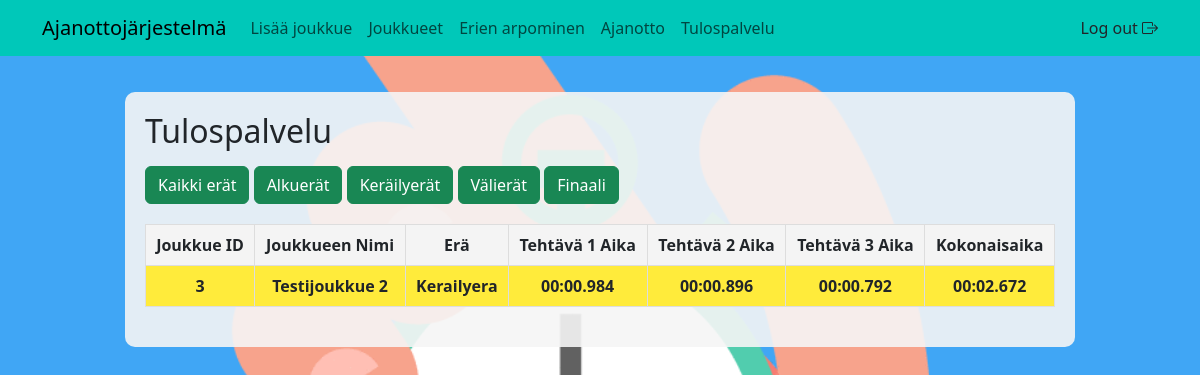
The app's page /tulospalvelu_old.php?era=kerailyera (signed in), older data.
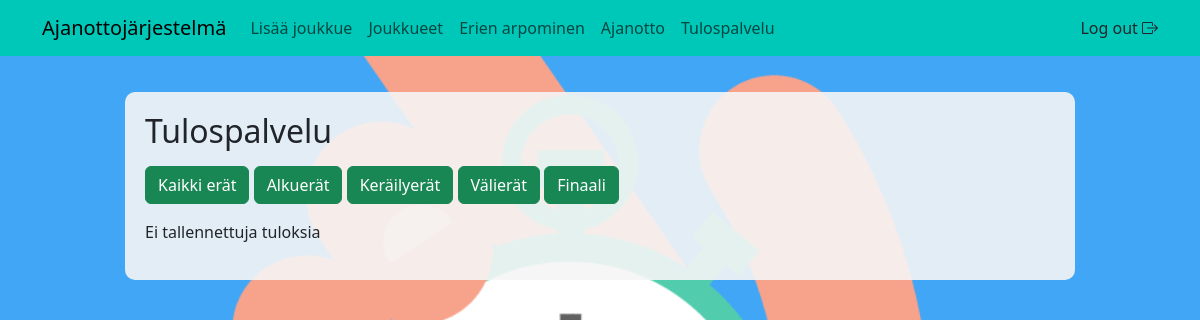
The same page, newer data.
### tables this page shows
CREATE TABLE `tulostaulu` (
  `aikaid` int(11) NOT NULL,
  `joukkueid` int(11) NOT NULL,
  `era` enum('Alkuera','Kerailyera','Valiera','Finaali') NOT NULL,
  `tehtava1aika` varchar(10) NOT NULL,
  `tehtava2aika` varchar(10) NOT NULL,
  `tehtava3aika` varchar(10) NOT NULL,
  `kokonaisaika` varchar(10) NOT NULL
);

CREATE TABLE `joukkueet` (
  `joukkueid` int(100) NOT NULL,
  `nimi` varchar(100) NOT NULL,
  `koulu` varchar(100) NOT NULL,
  `jasen1` varchar(100) NOT NULL,
  `jasen2` varchar(100) NOT NULL,
  `jasen3` varchar(100) NOT NULL
);

### tulospalvelu_old.php (the view)
<?php
include_once 'inc/header.php';
include_once 'inc/database.php';
$era = $_GET['era'] ?? null;
$sql = "SELECT joukkueet.joukkueid, joukkueet.nimi AS joukkue_nimi, tulostaulu.era,
        tulostaulu.tehtava1aika, tulostaulu.tehtava2aika, tulostaulu.tehtava3aika, tulostaulu.kokonaisaika
        FROM tulostaulu
        INNER JOIN joukkueet ON tulostaulu.joukkueid = joukkueet.joukkueid
";
if ($era) {
  $sql .= " WHERE era = :era";
}
$sql .= " ORDER BY tulostaulu.kokonaisaika ASC";
$stmt = $pdo->prepare($sql);
if ($era) {
  $stmt->execute([':era' => $era]);
} else {
  $stmt->execute();
}
$tulokset = $stmt->fetchAll(PDO::FETCH_ASSOC);
$nopeinaika = $tulokset[0]['kokonaisaika'] ?? null;
?>
<html>
<head>
  <link rel="stylesheet" href="css/styles.css">
</head>
</html>
<div class="container">
  <div class="row">
    <div class="col-10 mx-auto tausta">
      <div class="row">
        <h2>Tulospalvelu</h2>
      </div>
      <div class="mb-3 mt-2">
        <a href="?"><button class="btn btn-success">Kaikki erät</button></a>
        <a href="?era=alkuera"><button class="btn btn-success">Alkuerät</button></a>
        <a href="?era=kerailyera"><button class="btn btn-success">Keräilyerät</button></a>
        <a href="?era=valiera"><button class="btn btn-success">Välierät</button></a>
        <a href="?era=finaali"><button class="btn btn-success">Finaali</button></a>
      </div>
      <?php if (count($tulokset) > 0): ?>
        <table class="tausta">
          <thead>
            <tr>
              <th>Joukkue ID</th>
              <th>Joukkueen Nimi</th>
              <th>Erä</th>
              <th>Tehtävä 1 Aika</th>
              <th>Tehtävä 2 Aika</th>
              <th>Tehtävä 3 Aika</th>
              <th>Kokonaisaika</th>
            </tr>
          </thead>
          <tbody>
            <?php foreach ($tulokset as $tulos): ?>
              <tr class="<?= ($tulos['kokonaisaika'] == $nopeinaika) ? 'nopein' : '' ?>">
                <td><?= ($tulos['joukkueid']) ?></td>
                <td><?= ($tulos['joukkue_nimi']) ?></td>
                <td><?= ($tulos['era']) ?></td>
                <td><?= ($tulos['tehtava1aika']) ?></td>
                <td><?= ($tulos['tehtava2aika']) ?></td>
                <td><?= ($tulos['tehtava3aika']) ?></td>
                <td><?= ($tulos['kokonaisaika']) ?></td>
              </tr>
            <?php endforeach; ?>
          </tbody>
        </table>
      <?php else: ?>
        <p>Ei tallennettuja tuloksia</p>
      <?php endif; ?>
    </div>
  </div>
</div>
<?php include_once 'inc/footer.php'; ?>

Row changes from the older to the newer data that the page shows:
removed tulostaulu: joukkueid.joukkueid "3", joukkueid.nimi "Testijoukkue 2", era "Kerailyera", tehtava1aika "00:00.984", tehtava2aika "00:00.896", tehtava3aika "00:00.792", kokonaisaika "00:02.672"
Text that changed along with them:
text no longer shown: "Joukkue ID Joukkueen Nimi Erä Tehtävä 1 Aika Tehtävä 2 Aika Tehtävä 3 Aika Kokonaisaika"
text now shown: "Ei tallennettuja tuloksia"
